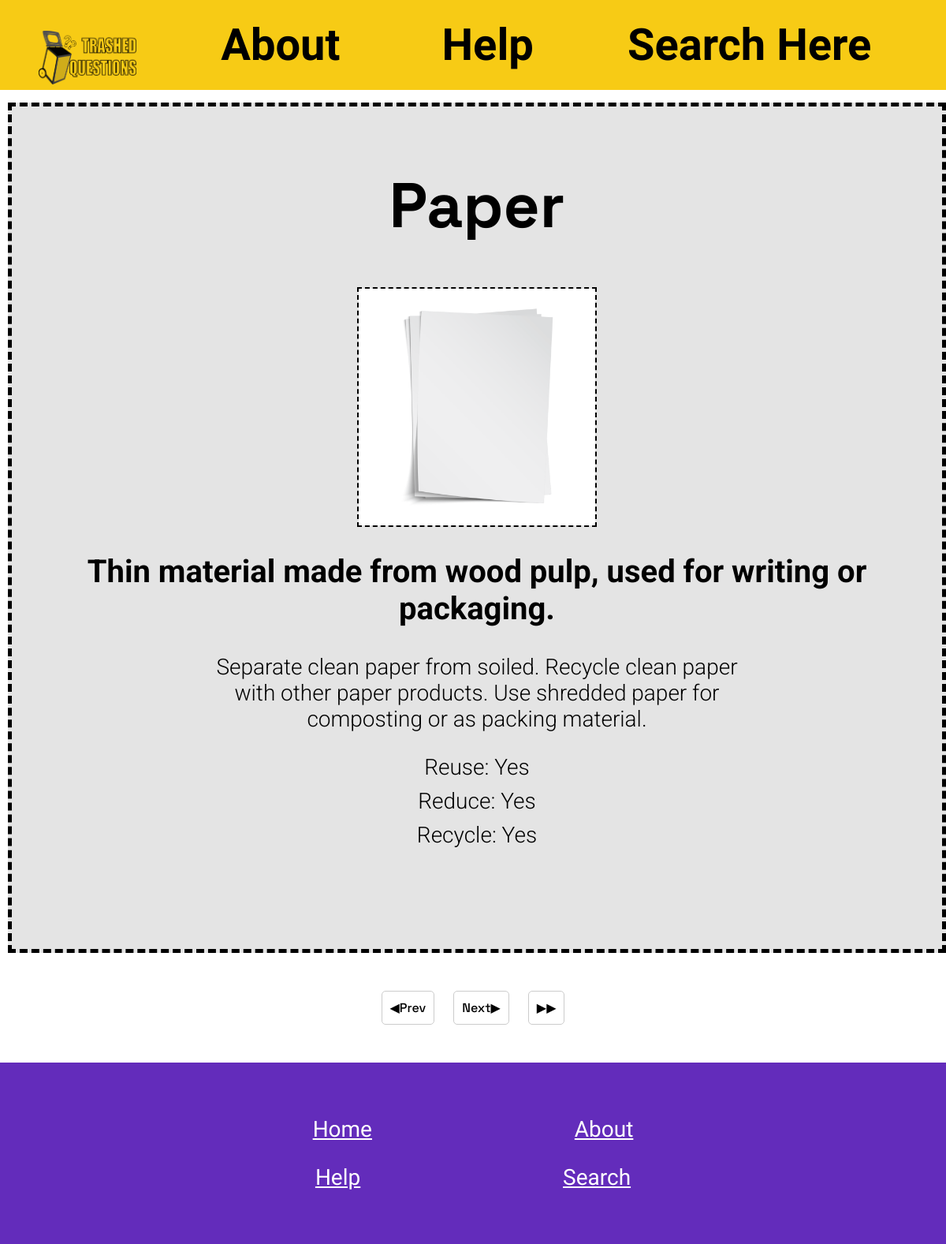
Screenshot of /item/3 with the database file from the repository.
### tables this page shows
CREATE TABLE Trash (id INTEGER PRIMARY KEY AUTOINCREMENT, name TEXT NOT NULL, description TEXT, instructions TEXT, bins INTEGER NOT NULL REFERENCES Bins (id), rrr INTEGER NOT NULL REFERENCES RRR (id), image TEXT);

CREATE TABLE RRR (id INTEGER PRIMARY KEY AUTOINCREMENT, reduce TEXT NOT NULL, reuse TEXT NOT NULL, recycle TEXT NOT NULL);

### Routes.py (the view)
@app.route('/item/<int:id>')
def item(id):
    conn = sqlite3.connect("Webdatabase.db")
    cur = conn.cursor()
    cur.execute("SELECT * FROM Trash WHERE id=?", (id,))
    trash = cur.fetchone()
    cur.execute("""SELECT * FROM RRR WHERE id =
                (SELECT rrr FROM Trash WHERE id=?)""", (id,))
    rrr = cur.fetchone()
    cur.execute("SELECT id FROM Trash ORDER BY ID DESC")
    max_limit = cur.fetchone()
    next_button = id+1
    previous_button = id-1
    next_by_10_button = id+10
    previous_by_10_button = id-10
    hide_previous_by_10_button = None
    hide_next_by_10_button = None
    hide_next_button = None
    hide_previous_button = None
    if id > max_limit[0]:
        return redirect(url_for('homepage'))
    if id == max_limit[0] or id >= max_limit[0]:
        id = max_limit[0]
        next_button = id
        next_by_10_button = id
        hide_next_button = HIDDEN
    if id <= 0:
        return redirect(url_for('homepage'))
    if id == 1:
        hide_previous_button = HIDDEN
    if id <= 10:
        hide_previous_by_10_button = HIDDEN
    if id+9 >= max_limit[0]:
        hide_next_by_10_button = HIDDEN
    cur = conn.cursor()
    cur.execute("SELECT bins FROM Trash WHERE id=?", (id,))
    bins = cur.fetchone()
    color = DEFAULT
    if bins == (1,):
        color = DEFAULT
    if bins == (2,) or bins == (6,):
        color = TRASH
    if bins == (3,) or bins == (5,) or bins == (7,) or bins == (8,):
        color = RECYCLE
    if bins == (4,):
        color = COMPOST
    return render_template('item.html', trash=trash, rrr=rrr, idp=next_button,
                           idm=previous_button, idp10=next_by_10_button,
                           idm10=previous_by_10_button,
                           hideprev=hide_previous_button,
                           hideforw=hide_next_button,
                           hideprevall=hide_previous_by_10_button,
                           hideforwall=hide_next_by_10_button, color=color)

### templates/item.html (shortened to what this page needs)
{% extends 'layout.html' %}
{% block content %}
<div class="box" style="display:block">
    <h1>{{trash[1]}}</h1>
    <img src = "/static/images/{{trash[6]}}" class = "image" style="text-align: center;" title="{{trash[1]}}"/>
    <h2>{{trash[2]}}</h2>
    <p>{{trash[3]}}</p>
    <p>Reuse: {{rrr[1]}}<br>
        Reduce: {{rrr[2]}}<br>
        Recycle: {{rrr[3]}}</p>
</div>
<div style="text-align: center;">
    <a class="button" {{hideprev}} href="{{ '/item/%s'%idm }}">◀Prev</a>
    <a class="button" {{hideforw}} href="{{ '/item/%s'%idp }}">Next▶</a>
    <a class="button" {{hideforwall}} href="{{ '/item/%s'%idp10 }}">▶▶</a>
</div>
{% endblock %}

### templates/layout.html (shortened to what this page needs)
<!doctype html>
<html>
<head>
    <link rel="stylesheet" href="/static/style.css" />
</head>
<body>
    <nav style="background-color:{{color}}">{% include 'navbar.html' %}</nav>
    <main>{% block content %}{% endblock %}</main>
    <div class="footer">
        <div>
            <p>
                <a class="footertext" href="/">Home</a>
                <a class="footertext" href="/about">About</a>
            </p>
        </div>
        <div>
            <p>
                <a class="footertext" href="/help">Help</a>
                <a class="footertext" href="/search/1">Search</a>
            </p>
        </div>
    </div>
</body>
</html>

### templates/navbar.html
<ul>
    <a href="/"><img src="/static/images/Logo.png" class="logo"></a>
    <li><a href="/about">About</a> </li>
    <li><a href="/help">Help</a></li>
    <li><a href="/search/1">Search Here</a></li>
</ul>

### static/style.css (style rules this page uses)
nav { font-size: 100%; font-weight: bolder; color: white; }
nav ul { list-style-type: none; text-align: center; margin-top: 0px; padding: 2%; }
nav li { display: inline; padding-left: 5%; padding-right: 5%; padding-top:2.6%; padding-bottom: 2.1%; font-size: 350%; font-family: "Staatliches", sans-serif; font-weight: 700; font-style: normal; }
body { margin: 0; padding: 0; }
.footer { display: absolute; left: 0; bottom: 0; width: 100%; background-color: rgb(99, 44, 187); color: white; text-align: center; padding-top: 40px; padding-bottom: 40px; font-size: 100%; font-family: "Staatliches", sans-serif; font-weight: 700; font-style: normal; margin-top: auto; }
.footertext { color: white; text-decoration: underline; margin-left:125px; margin-right:125px; font-family: "Staatliches", sans-serif; font-weight: 400; font-style: normal; font-size: 100%; }
.image { height: 300px; margin-left: auto; margin-right: auto; display:block; border:2.5px dashed black; }
h1 { font-size: 500%; font-family: "Space Grotesk", sans-serif; font-weight: 700; font-style: normal; text-align: center; }
h2 { font-size: 250%; font-family: "Roboto", sans-serif; font-weight: 700; font-style: normal; text-align: center; }
p { font-size: 175%; font-family: "Roboto", sans-serif; font-weight: 300; font-style: normal; margin-left: auto; margin-right: auto; display:block; text-align: center; width: 700px; }
main { margin:10px; }
.button { margin:10px; padding:10px; border:1px solid #ccc; border-radius:5px; font-family: "Space Grotesk", sans-serif; font-weight: 500; font-style: normal; }
a { text-decoration: none; color:black }
main div { margin-bottom:5%; }
.logo { width: 10.75%; height:10.75%; margin-bottom:-2.7%; margin-right: 4%; margin-left: 1%; }
.box { background-color: #e4e4e4; width: 100%; height:auto; padding-bottom:100px; border: dashed 5px; padding-top: 20px; }

### rows the page displays
Trash: name "Paper", image (picture), description "Thin material made from wood pulp, used for writing or packaging.", instructions "Separate clean paper from soiled. Recycle clean paper with other paper products. Use shredded paper for composting or as packing material."
RRR: reduce "Yes", reuse "Yes", recycle "Yes"
